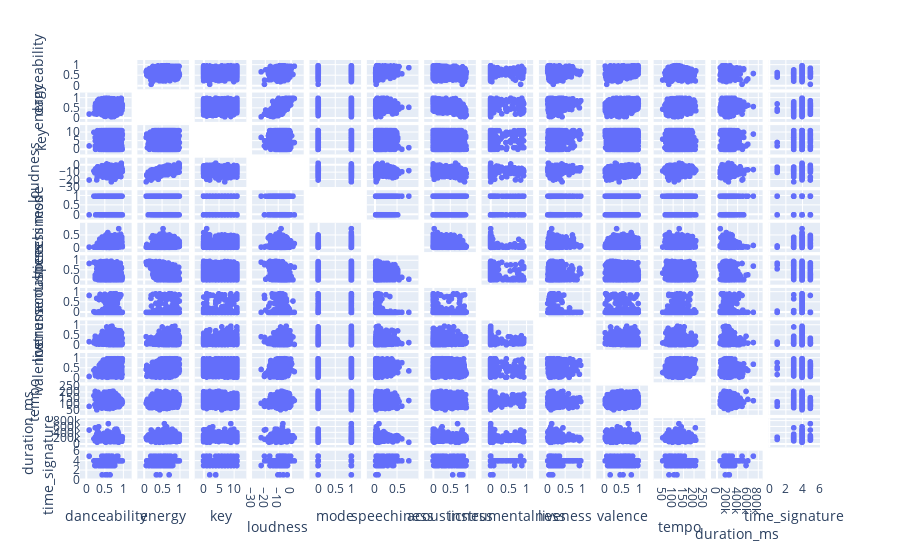

The notebook cell this image was saved under:
### Code cell
# visualizes all the original dimensions
features = pca_df.columns
fig = px.scatter_matrix(pca_df, dimensions=features)
fig.update_traces(diagonal_visible=False)
fig.show()

### Figure 1 — Plotly figure (JSON) as saved in the notebook; plotly's stock layout.template omitted (floating-point values rounded to 4 significant figures; data arrays with more than 128 entries replaced by an {"elided": "..."} marker saying what was removed)
{"data": [{"diagonal": {"visible": false}, "dimensions": [{"axis": {"matches": true}, "label": "danceability", "values": {"elided": "1766 float values"}}, {"axis": {"matches": true}, "label": "energy", "values": {"elided": "1766 float values"}}, {"axis": {"matches": true}, "label": "key", "values": {"elided": "1766 int values"}}, {"axis": {"matches": true}, "label": "loudness", "values": {"elided": "1766 float values"}}, {"axis": {"matches": true}, "label": "mode", "values": {"elided": "1766 int values"}}, {"axis": {"matches": true}, "label": "speechiness", "values": {"elided": "1766 float values"}}, {"axis": {"matches": true}, "label": "acousticness", "values": {"elided": "1766 float values"}}, {"axis": {"matches": true}, "label": "instrumentalness", "values": {"elided": "1766 float values"}}, {"axis": {"matches": true}, "label": "liveness", "values": {"elided": "1766 float values"}}, {"axis": {"matches": true}, "label": "valence", "values": {"elided": "1766 float values"}}, {"axis": {"matches": true}, "label": "tempo", "values": {"elided": "1766 float values"}}, {"axis": {"matches": true}, "label": "duration_ms", "values": {"elided": "1766 int values"}}, {"axis": {"matches": true}, "label": "time_signature", "values": {"elided": "1766 int values"}}], "hovertemplate": "%{xaxis.title.text}=%{x}<br>%{yaxis.title.text}=%{y}<extra></extra>", "legendgroup": "", "marker": {"color": "#636efa", "symbol": "circle"}, "name": "", "showlegend": false, "type": "splom"}], "layout": {"dragmode": "select", "legend": {"tracegroupgap": 0}, "margin": {"t": 60}}}
